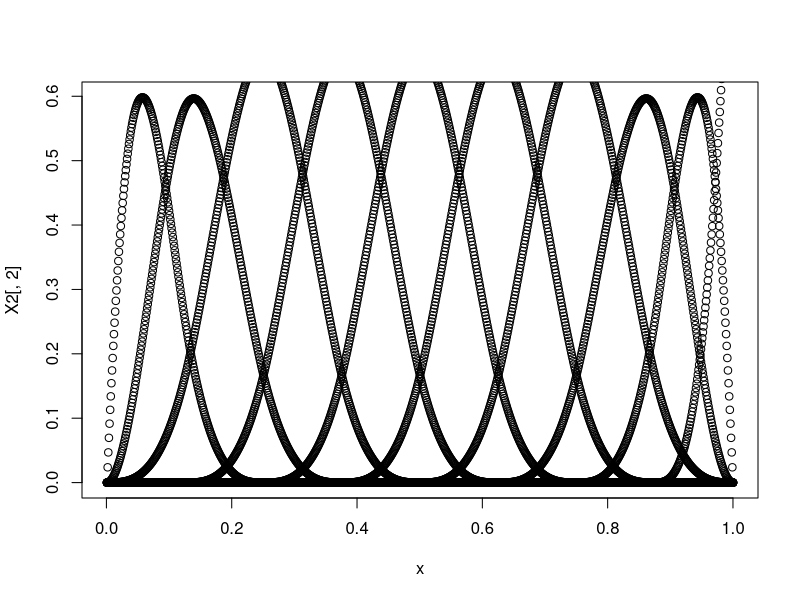

Here is the R script that generated this plot:
## ---- chunk 1
knitr::opts_chunk$set(echo = TRUE)
library(splines)

## ---- chunk 2
leverage <- function(x,w,r=10,m=100) {
               qrx <- qr(x)
               n <- nrow(x)
               lev <- NULL
               for (i in 1:m) {
                   set.seed(16) # keep the same v
                   v <- ifelse(runif(n)>0.5,1,-1)
                   v[-w] <- 0
                   v0 <- qr.fitted(qrx,v)
                   f <- v0
                   for (j in 2:r) {
                      v0[-w] <- 0
                      v0 <- qr.fitted(qrx,v0)
                      f <- f + v0/j
                      }
                   lev <- c(lev,sum(v*f))
                   }
                std.err <- exp(-mean(lev))*sd(lev)/sqrt(m)
                lev <- 1 - exp(-mean(lev))
                r <- list(lev=lev,std.err=std.err)
                r
}

x = c(1:1000)/1000
X1 = 1
for (i in 1:10) {
  X1 = cbind(X1,x^i)
}
X2 = cbind(1,bs(x,df=10))

plot(x,X2[,2])
for (i in 3:11){
  points(x,X2[,i])
}

leverage(X1,c(1:100))
leverage(X2,c(1:100)) 
## ---- chunk 3
mlegamma = function(x,eps=1.e-8,max.iter=500){
  n = length(x)
  alpha0 = mean(x)^2/var(x)
  lambda0 = mean(x)/var(x)
  scorealpha = sum(log(x)) + n*log(lambda0) - n*digamma(alpha0)
  scorelambda = -sum(x) + (n*alpha0)/(lambda0) 
  score = c(scorealpha,scorelambda)
  iter = 0
  alpha = alpha0
  lambda = lambda0
  theta = c(alpha0,lambda0)
  while ((max(abs(score))>eps && iter<=max.iter)){
    H_11 = n*trigamma(alpha) # minus H_11
    H_12 = -n/lambda # minus H_12
    H_21 = -n/lambda # minus H_21
    H_22 = (n*alpha)/(lambda)^2 #minus H_22
    H = matrix(c(H_11,H_12,H_21,H_22),ncol=2)
    theta = theta + solve(H,score)
    alpha = theta[1]
    lambda = theta[2]
    iter = iter + 1
    # update score
    scorealpha = sum(log(x)) + n*log(lambda) - n*digamma(alpha)
    scorelambda = -sum(x) + (n*alpha)/(lambda) 
    score = c(scorealpha,scorelambda)
  }
  H_11 =  n*trigamma(alpha)
  H_12 = -n/lambda
  H_21 = -n/lambda
  H_22 = (n*alpha)/(lambda)^2
  H = matrix(c(H_11,H_12,H_21,H_22),ncol=2)
  r = list(alpha=alpha,lambda=lambda,H=solve(H))
  r
}
mlegamma(rgamma(1000,shape = 1))
mlegamma(rgamma(1000,shape = 0.1))
mlegamma(rgamma(1000,shape = 5))
mlegamma(rgamma(1000,shape = 0.5))

